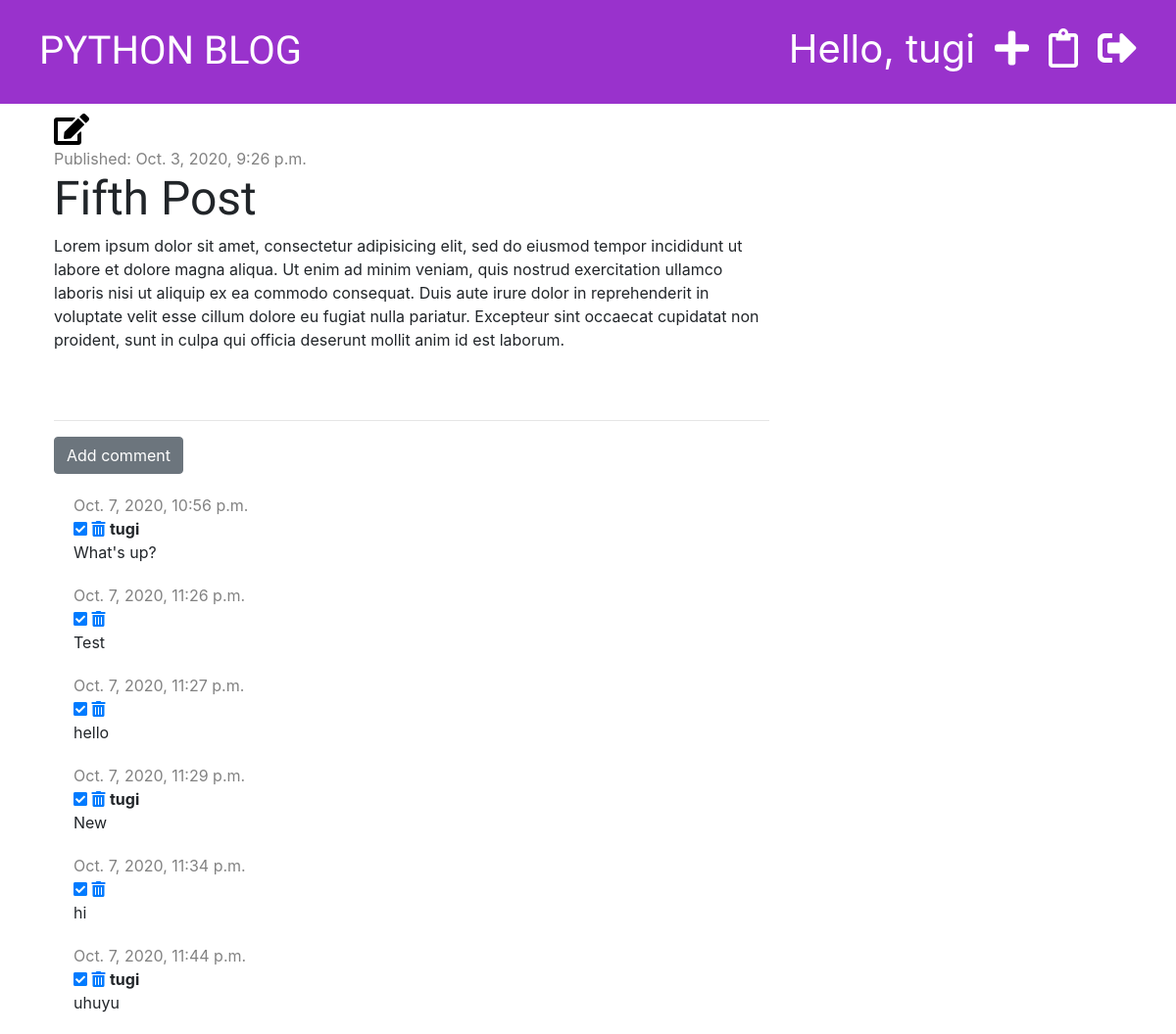
Page /post/7/ (signed in) on the earlier database version.
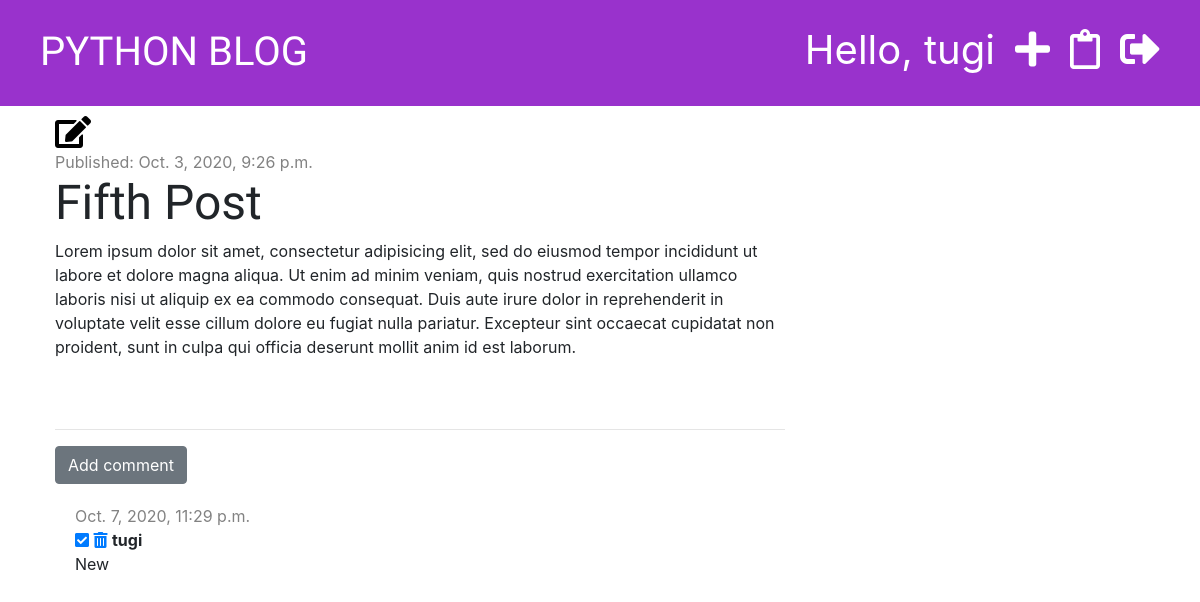
Same page on the later database version.
### blog/models.py (models this page shows, shortened)
class Post(models.Model):
    author = models.ForeignKey('auth.User', on_delete=models.CASCADE)
    title = models.CharField(max_length=200)
    text = models.TextField()
    created_date = models.DateTimeField(default=timezone.now)
    published_date = models.DateTimeField(blank=True, null=True)

class Comment(models.Model):
    post = models.ForeignKey('blog.Post', on_delete=models.CASCADE, related_name='comments')
    author = models.CharField(max_length=200)
    text = models.TextField()
    created_date = models.DateTimeField(default=timezone.now)
    approved = models.BooleanField(default=False)

### blog/views.py (the view)
# urls.py: path('post/<int:pk>/', views.post_detail, name='post_detail'),
def post_detail(request, pk):
    post = get_object_or_404(Post, pk=pk)
    context = {'post': post}
    return render(request, 'blog/post_detail.html', context)

### blog/templates/blog/post_detail.html (shortened to what this page needs)
{% extends 'blog/base.html' %}
{% block content %}
    <div class="post">
        {% if user.is_authenticated %}
            <a href="{% url 'post_edit' pk=post.pk %}"><span title="Edit"><i class="fas fa-edit fa-2x" style="margin-right: 20px"></i></span></a>
        {% endif %}
        {% if post.published_date %}
            <div class="date">
                Published: {{ post.published_date }}
            </div>
            {% else %}
            <a href="{% url 'post_publish' pk=post.pk %}"><span title="Publish"><i class="fas fa-share-square fa-2x"></i></span></a>
        {% endif %}
        <h1>{{ post.title }}</h1>
        <p>{{ post.text | linebreaksbr }}</p>
    </div>
    <hr>
    <a href="{% url 'add_comment_to_post' pk=post.pk %}" class="btn btn-secondary">Add comment</a>
    {% for comment in post.comments.all %}
        {% if user.is_authenticated or comment.approved %}
            <div class="comment">
                <div class="date">
                    {{ comment.created_date }}
                </div>
                {% if not comment.approved and user.is_superuser %}
                    <a href="{% url 'comment_approve' pk=comment.pk %}"><span title="Approve"><i class="fas fa-check-square"></i></span></a>
                    <a href="{% url 'comment_remove' pk=comment.pk %}"><span title="Delete"><i class="fas fa-trash-alt"></i></span></a>
                {% endif %}
                    <strong>{{ comment.author }}</strong>
                    <p>{{ comment.text }}</p>
            </div>
        {% endif %}
    {% empty %}
        <p>No comment yet...</p>
    {% endfor %}
{% endblock %}

### blog/templates/blog/base.html (shortened to what this page needs)
{% load static %}
<!DOCTYPE html>
<html lang="en">
<head>
    <link href="https://stackpath.bootstrapcdn.com/bootstrap/4.5.2/css/bootstrap.min.css" rel="stylesheet">
    <link rel="stylesheet" href="https://pro.fontawesome.com/releases/v5.10.0/css/all.css"/>
    <link href="{% static "css/blog.css" %}" rel="stylesheet">
<body>
    <div class="page-header">
        {% if user.is_authenticated %}
            <a href="{% url 'logout' %}"  class="top-menu"><span title="Logout"><i class="fas fa-sign-out-alt"></i></span></a>
            <a href="{% url 'post_draft_list' %}"  class="top-menu"><span title="Draft"><i class="far fa-clipboard"></i></span></a>
            <a href="{% url 'post_new' %}"  class="top-menu"><span title="New Post"><i class="fas fa-plus"></i></span></a>
            <p class="top-menu">Hello, {{ user.username }}</p>
        {% else %}
            <a href="{% url 'login' %}"  class="top-menu"><span title="Login"><i class="fas fa-sign-in-alt"></i></span></a>
        {% endif %}
        <h1><a href="{% url "index" %}">PYTHON BLOG</a></h1>
    </div>
    <div class="content container">
        <div class="row">
            <div class="col-md-8">
                {% block content %}
                {% endblock %}
            </div>
        </div>
    </div>
</body>
</html>

### blog/static/css/blog.css (style rules this page uses)
.page-header { background-color: #9932cc; margin-top: 0; padding: 20px 20px 20px 40px; margin-bottom: 10px; }
.page-header a { color: #ffffff; font-size: 30pt; text-decoration: none; }
.content { margin-left: 40px; }
h1, h2, h3, h4 { font-family: 'Tangerine', 'Inconsolata', 'Droid Sans', serif; font-size: 48px; }
.date { color: #828282; }
.post { margin-bottom: 70px; }
.post a { color: #000000; }
.top-menu, .top-menu:hover { color: #ffffff; float: right; font-size: 30pt; margin-right: 20px; }
.comment { margin: 20px 0px 20px 20px; }

Differences in the rows shown:
removed Comment: created_date "Oct. 7, 2020, 10:56 p.m.", approved False (drawn), author "tugi", text "What's up?"
removed Comment: created_date "Oct. 7, 2020, 11:26 p.m.", approved False (drawn), text "Test"
removed Comment: created_date "Oct. 7, 2020, 11:27 p.m.", approved False (drawn), text "hello"
removed Comment: created_date "Oct. 7, 2020, 11:34 p.m.", approved False (drawn), text "hi"
removed Comment: created_date "Oct. 7, 2020, 11:44 p.m.", approved False (drawn), author "tugi", text "uhuyu"
